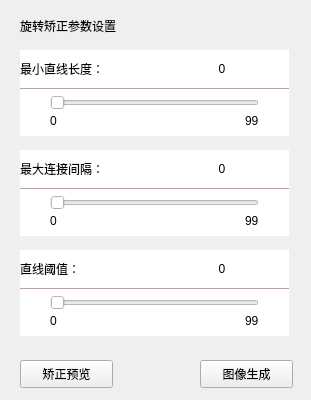
<?xml version="1.0" encoding="UTF-8"?>
<ui version="4.0">
 <class>rotateCorrect</class>
 <widget class="QWidget" name="rotateCorrect">
  <property name="geometry">
   <rect>
    <x>0</x>
    <y>0</y>
    <width>311</width>
    <height>400</height>
   </rect>
  </property>
  <property name="windowTitle">
   <string>Form</string>
  </property>
  <widget class="QPushButton" name="rotateButton">
   <property name="geometry">
    <rect>
     <x>200</x>
     <y>360</y>
     <width>93</width>
     <height>28</height>
    </rect>
   </property>
   <property name="text">
    <string>图像生成</string>
   </property>
  </widget>
  <widget class="QLabel" name="label">
   <property name="geometry">
    <rect>
     <x>20</x>
     <y>10</y>
     <width>131</width>
     <height>31</height>
    </rect>
   </property>
   <property name="text">
    <string>旋转矫正参数设置</string>
   </property>
  </widget>
  <widget class="QWidget" name="widget_2" native="true">
   <property name="geometry">
    <rect>
     <x>20</x>
     <y>150</y>
     <width>269</width>
     <height>86</height>
    </rect>
   </property>
   <property name="styleSheet">
    <string notr="true">background-color: rgb(255, 255, 255);</string>
   </property>
   <layout class="QVBoxLayout" name="verticalLayout_5">
    <property name="spacing">
     <number>1</number>
    </property>
    <property name="leftMargin">
     <number>0</number>
    </property>
    <property name="topMargin">
     <number>0</number>
    </property>
    <property name="rightMargin">
     <number>0</number>
    </property>
    <property name="bottomMargin">
     <number>0</number>
    </property>
    <item>
     <layout class="QHBoxLayout" name="horizontalLayout_5">
      <item>
       <widget class="QLabel" name="label_12">
        <property name="text">
         <string>最大连接间隔：</string>
        </property>
       </widget>
      </item>
      <item>
       <widget class="QLabel" name="line_MaxGap">
        <property name="text">
         <string>0</string>
        </property>
        <property name="alignment">
         <set>Qt::AlignCenter</set>
        </property>
       </widget>
      </item>
     </layout>
    </item>
    <item>
     <widget class="QLabel" name="label_14">
      <property name="minimumSize">
       <size>
        <width>0</width>
        <height>1</height>
       </size>
      </property>
      <property name="maximumSize">
       <size>
        <width>16777215</width>
        <height>1</height>
       </size>
      </property>
      <property name="styleSheet">
       <string notr="true">background-color: rgb(183, 164, 164);</string>
      </property>
      <property name="text">
       <string/>
      </property>
     </widget>
    </item>
    <item>
     <layout class="QVBoxLayout" name="verticalLayout_6">
      <property name="leftMargin">
       <number>30</number>
      </property>
      <property name="topMargin">
       <number>5</number>
      </property>
      <property name="rightMargin">
       <number>30</number>
      </property>
      <property name="bottomMargin">
       <number>5</number>
      </property>
      <item>
       <widget class="QSlider" name="Slider_MaxGap">
        <property name="maximum">
         <number>99</number>
        </property>
        <property name="orientation">
         <enum>Qt::Horizontal</enum>
        </property>
       </widget>
      </item>
      <item>
       <layout class="QHBoxLayout" name="horizontalLayout_6">
        <item>
         <widget class="QLabel" name="label_15">
          <property name="text">
           <string>0</string>
          </property>
         </widget>
        </item>
        <item>
         <spacer name="horizontalSpacer_3">
          <property name="orientation">
           <enum>Qt::Horizontal</enum>
          </property>
          <property name="sizeHint" stdset="0">
           <size>
            <width>40</width>
            <height>20</height>
           </size>
          </property>
         </spacer>
        </item>
        <item>
         <widget class="QLabel" name="label_16">
          <property name="text">
           <string>99</string>
          </property>
         </widget>
        </item>
       </layout>
      </item>
     </layout>
    </item>
   </layout>
  </widget>
  <widget class="QWidget" name="widget_3" native="true">
   <property name="geometry">
    <rect>
     <x>20</x>
     <y>250</y>
     <width>269</width>
     <height>86</height>
    </rect>
   </property>
   <property name="styleSheet">
    <string notr="true">background-color: rgb(255, 255, 255);</string>
   </property>
   <layout class="QVBoxLayout" name="verticalLayout_7">
    <property name="spacing">
     <number>1</number>
    </property>
    <property name="leftMargin">
     <number>0</number>
    </property>
    <property name="topMargin">
     <number>0</number>
    </property>
    <property name="rightMargin">
     <number>0</number>
    </property>
    <property name="bottomMargin">
     <number>0</number>
    </property>
    <item>
     <layout class="QHBoxLayout" name="horizontalLayout_7">
      <item>
       <widget class="QLabel" name="label_17">
        <property name="text">
         <string>直线阈值：</string>
        </property>
       </widget>
      </item>
      <item>
       <widget class="QLabel" name="line_MinVote">
        <property name="text">
         <string>0</string>
        </property>
        <property name="alignment">
         <set>Qt::AlignCenter</set>
        </property>
       </widget>
      </item>
     </layout>
    </item>
    <item>
     <widget class="QLabel" name="label_19">
      <property name="minimumSize">
       <size>
        <width>0</width>
        <height>1</height>
       </size>
      </property>
      <property name="maximumSize">
       <size>
        <width>16777215</width>
        <height>1</height>
       </size>
      </property>
      <property name="styleSheet">
       <string notr="true">background-color: rgb(183, 164, 164);</string>
      </property>
      <property name="text">
       <string/>
      </property>
     </widget>
    </item>
    <item>
     <layout class="QVBoxLayout" name="verticalLayout_8">
      <property name="leftMargin">
       <number>30</number>
      </property>
      <property name="topMargin">
       <number>5</number>
      </property>
      <property name="rightMargin">
       <number>30</number>
      </property>
      <property name="bottomMargin">
       <number>5</number>
      </property>
      <item>
       <widget class="QSlider" name="Slider_MinVote">
        <property name="orientation">
         <enum>Qt::Horizontal</enum>
        </property>
       </widget>
      </item>
      <item>
       <layout class="QHBoxLayout" name="horizontalLayout_8">
        <item>
         <widget class="QLabel" name="label_20">
          <property name="text">
           <string>0</string>
          </property>
         </widget>
        </item>
        <item>
         <spacer name="horizontalSpacer_4">
          <property name="orientation">
           <enum>Qt::Horizontal</enum>
          </property>
          <property name="sizeHint" stdset="0">
           <size>
            <width>40</width>
            <height>20</height>
           </size>
          </property>
         </spacer>
        </item>
        <item>
         <widget class="QLabel" name="label_21">
          <property name="text">
           <string>99</string>
          </property>
         </widget>
        </item>
       </layout>
      </item>
     </layout>
    </item>
   </layout>
  </widget>
  <widget class="QPushButton" name="viewButton">
   <property name="geometry">
    <rect>
     <x>20</x>
     <y>360</y>
     <width>93</width>
     <height>28</height>
    </rect>
   </property>
   <property name="text">
    <string>矫正预览</string>
   </property>
  </widget>
  <widget class="QWidget" name="widget" native="true">
   <property name="geometry">
    <rect>
     <x>20</x>
     <y>50</y>
     <width>269</width>
     <height>86</height>
    </rect>
   </property>
   <property name="styleSheet">
    <string notr="true">background-color: rgb(255, 255, 255);</string>
   </property>
   <layout class="QVBoxLayout" name="verticalLayout_2">
    <property name="spacing">
     <number>1</number>
    </property>
    <property name="leftMargin">
     <number>0</number>
    </property>
    <property name="topMargin">
     <number>0</number>
    </property>
    <property name="rightMargin">
     <number>0</number>
    </property>
    <property name="bottomMargin">
     <number>0</number>
    </property>
    <item>
     <layout class="QHBoxLayout" name="horizontalLayout_2">
      <item>
       <widget class="QLabel" name="label_3">
        <property name="text">
         <string>最小直线长度：</string>
        </property>
       </widget>
      </item>
      <item>
       <widget class="QLabel" name="line_MinLength">
        <property name="text">
         <string>0</string>
        </property>
        <property name="alignment">
         <set>Qt::AlignCenter</set>
        </property>
       </widget>
      </item>
     </layout>
    </item>
    <item>
     <widget class="QLabel" name="label_2">
      <property name="minimumSize">
       <size>
        <width>0</width>
        <height>1</height>
       </size>
      </property>
      <property name="maximumSize">
       <size>
        <width>16777215</width>
        <height>1</height>
       </size>
      </property>
      <property name="styleSheet">
       <string notr="true">background-color: rgb(183, 164, 164);</string>
      </property>
      <property name="text">
       <string/>
      </property>
     </widget>
    </item>
    <item>
     <layout class="QVBoxLayout" name="verticalLayout">
      <property name="leftMargin">
       <number>30</number>
      </property>
      <property name="topMargin">
       <number>5</number>
      </property>
      <property name="rightMargin">
       <number>30</number>
      </property>
      <property name="bottomMargin">
       <number>5</number>
      </property>
      <item>
       <widget class="QSlider" name="Slider_MinLength">
        <property name="maximum">
         <number>99</number>
        </property>
        <property name="orientation">
         <enum>Qt::Horizontal</enum>
        </property>
       </widget>
      </item>
      <item>
       <layout class="QHBoxLayout" name="horizontalLayout">
        <item>
         <widget class="QLabel" name="label_5">
          <property name="text">
           <string>0</string>
          </property>
         </widget>
        </item>
        <item>
         <spacer name="horizontalSpacer">
          <property name="orientation">
           <enum>Qt::Horizontal</enum>
          </property>
          <property name="sizeHint" stdset="0">
           <size>
            <width>40</width>
            <height>20</height>
           </size>
          </property>
         </spacer>
        </item>
        <item>
         <widget class="QLabel" name="label_6">
          <property name="text">
           <string>99</string>
          </property>
         </widget>
        </item>
       </layout>
      </item>
     </layout>
    </item>
   </layout>
  </widget>
 </widget>
 <resources/>
 <connections/>
</ui>
